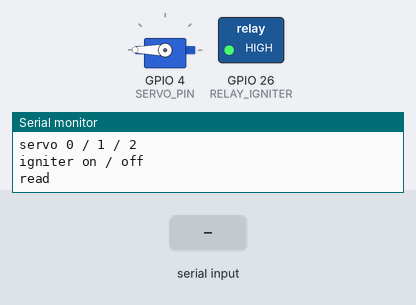
This sketch was run on a simulated ESP32. Shown: servo, switched loads named in the sketch (green lamp = pin HIGH), the last lines printed to the serial monitor. The test bench sets the inputs (shaded band).

Above: at 1.2 s.
1.3 s: "servo 1\n" received over Serial
At 2.4 s:
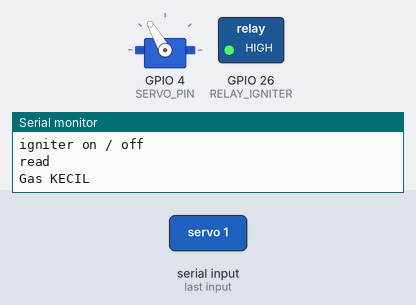
2.8 s: "servo 2\n" received over Serial
At 3.5 s:
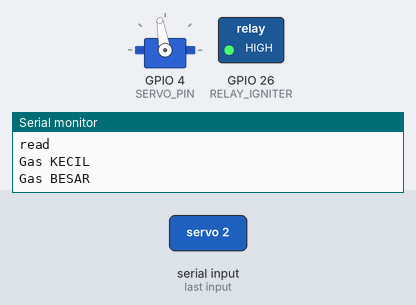
4.3 s: "igniter on\n" received over Serial
At 4.7 s:
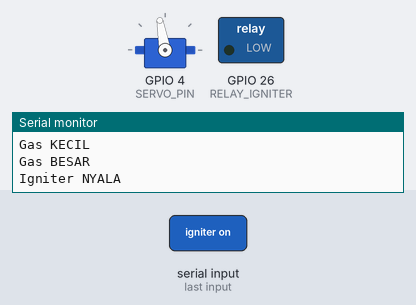
5.8 s: "servo 0\n" received over Serial
At 7.0 s:
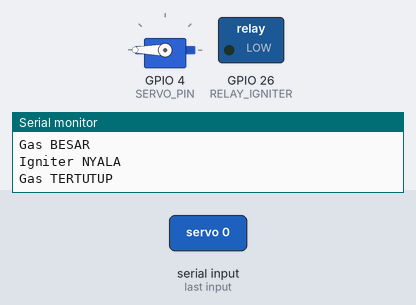
7.3 s: "servo 1\n" received over Serial
At 8.2 s:
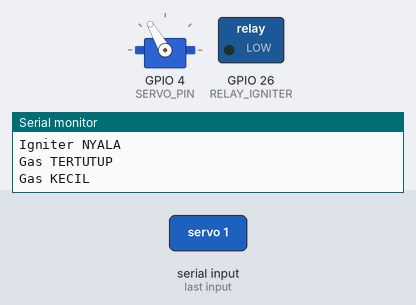
Timing chart, 0 to 9.8 s (numbered marks = the images above; inputs shaded):
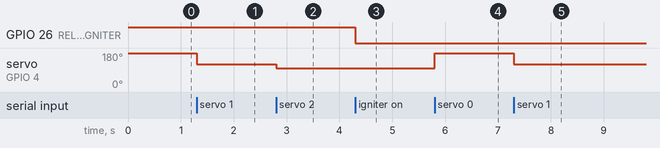

The sketch:

kalibrasi_alat.ino
```cpp
#include <SPI.h>
#include <Adafruit_MAX31865.h>
#include <ESP32Servo.h>

// ================= PIN =================
#define RELAY_IGNITER 26
#define SERVO_PIN 4

#define MAX_CS   5
#define MAX_MOSI 23
#define MAX_MISO 19
#define MAX_CLK  18

// ================= SENSOR =================
Adafruit_MAX31865 max31865(MAX_CS, MAX_MOSI, MAX_MISO, MAX_CLK);

#define RREF 430.0
#define RNOMINAL 100.0

// ================= SERVO =================
Servo gasServo;

#define SERVO_LEVEL_0 180  // gas tertutup
#define SERVO_LEVEL_1 120   // gas kecil
#define SERVO_LEVEL_2 100   // gas besar

// ================= SERIAL INPUT =================
String inputString = "";
bool stringComplete = false;

// ================= SETUP =================
void setup() {
  Serial.begin(115200);

  pinMode(RELAY_IGNITER, OUTPUT);
  digitalWrite(RELAY_IGNITER, HIGH); // OFF

  gasServo.attach(SERVO_PIN);
  gasServo.write(SERVO_LEVEL_0); // default aman

  max31865.begin(MAX31865_3WIRE);

  Serial.println("=== MODE MANUAL ===");
  Serial.println("Perintah:");
  Serial.println("servo 0 / 1 / 2");
  Serial.println("igniter on / off");
  Serial.println("read");
}

// ================= LOOP =================
void loop() {
  readSerialCommand();
}

// ================= BACA SERIAL =================
void readSerialCommand() {
  while (Serial.available()) {
    char inChar = (char)Serial.read();

    if (inChar == '\n') {
      stringComplete = true;
    } else {
      inputString += inChar;
    }
  }

  if (stringComplete) {
    inputString.trim(); // hapus spasi & newline
    processCommand(inputString);

    inputString = "";
    stringComplete = false;
  }
}

// ================= PROSES PERINTAH =================
void processCommand(String cmd) {

  // ===== SERVO CONTROL =====
  if (cmd == "servo 0") {
    gasServo.write(SERVO_LEVEL_0);
    Serial.println("Gas TERTUTUP");
  }
  else if (cmd == "servo 1") {
    gasServo.write(SERVO_LEVEL_1);
    Serial.println("Gas KECIL");
  }
  else if (cmd == "servo 2") {
    gasServo.write(SERVO_LEVEL_2);
    Serial.println("Gas BESAR");
  }

  // ===== IGNITER =====
  else if (cmd == "igniter on") {
    digitalWrite(RELAY_IGNITER, LOW);
    Serial.println("Igniter NYALA");
  }
  else if (cmd == "igniter off") {
    digitalWrite(RELAY_IGNITER, HIGH);
    Serial.println("Igniter MATI");
  }

  // ===== BACA SUHU =====
  else if (cmd == "read") {
    float suhu = max31865.temperature(RNOMINAL, RREF);
    Serial.print("Suhu: ");
    Serial.print(suhu);
    Serial.println(" C");
  }

  // ===== UNKNOWN =====
  else {
    Serial.println("Perintah tidak dikenal!");
  }
}
```

Measured:
- after the input at 1.3 s, servo on GPIO 4 (SERVO_PIN): 180° → 120° at once
- after the input at 2.8 s, servo on GPIO 4 (SERVO_PIN): 120° → 100° at once
- after the input at 4.3 s, GPIO 26 (RELAY_IGNITER): HIGH → LOW at once
- after the input at 5.8 s, servo on GPIO 4 (SERVO_PIN): 100° → 180° at once
- after the input at 7.3 s, servo on GPIO 4 (SERVO_PIN): 180° → 120° at once
